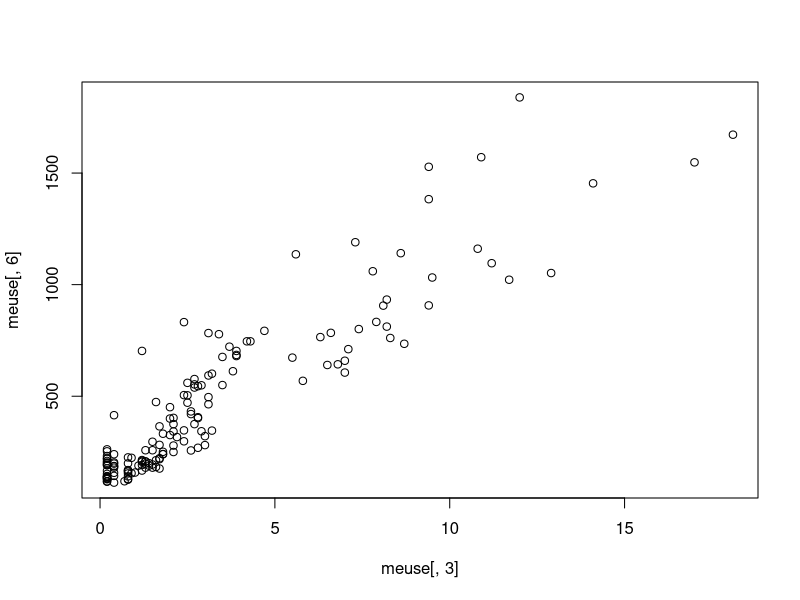

Here is the R script that generated this plot:
# code for environmental analysis

# "install.packages()" installs r add ons, using "" to specify the requested package since "" must be used to refer to files outside the r environment
install.packages("sp")

# once downloaded, a package is called into the session and rendered usable through "library()" or "require()"

library(sp)

# "sp", as many other packages, contains a dataset that you can use to do excercise with it

data(meuse)

# "meuse" is the measurements of 4 heavy metals in top soil based in Northern Europe
# to see inside a dataset you can easily type the name of it or use "view()", or "head()" to see just the tip of it

meuse 

View(meuse) 
head(meuse) 

# a fourth option is "names()", which returns the columns' names

names(meuse) 

# if mean values are required we can use "summary()" to find it

summary(meuse)

# need to plot together cadmium and zinc values. it can be done calling for the column name from dataset such as "meuse$cadmium",
# but also from the position of the column: 3d column will be selected writing "meuse[,3]"
plot(meuse[,3], meuse[,6])  

dev.off() # closes the plot
